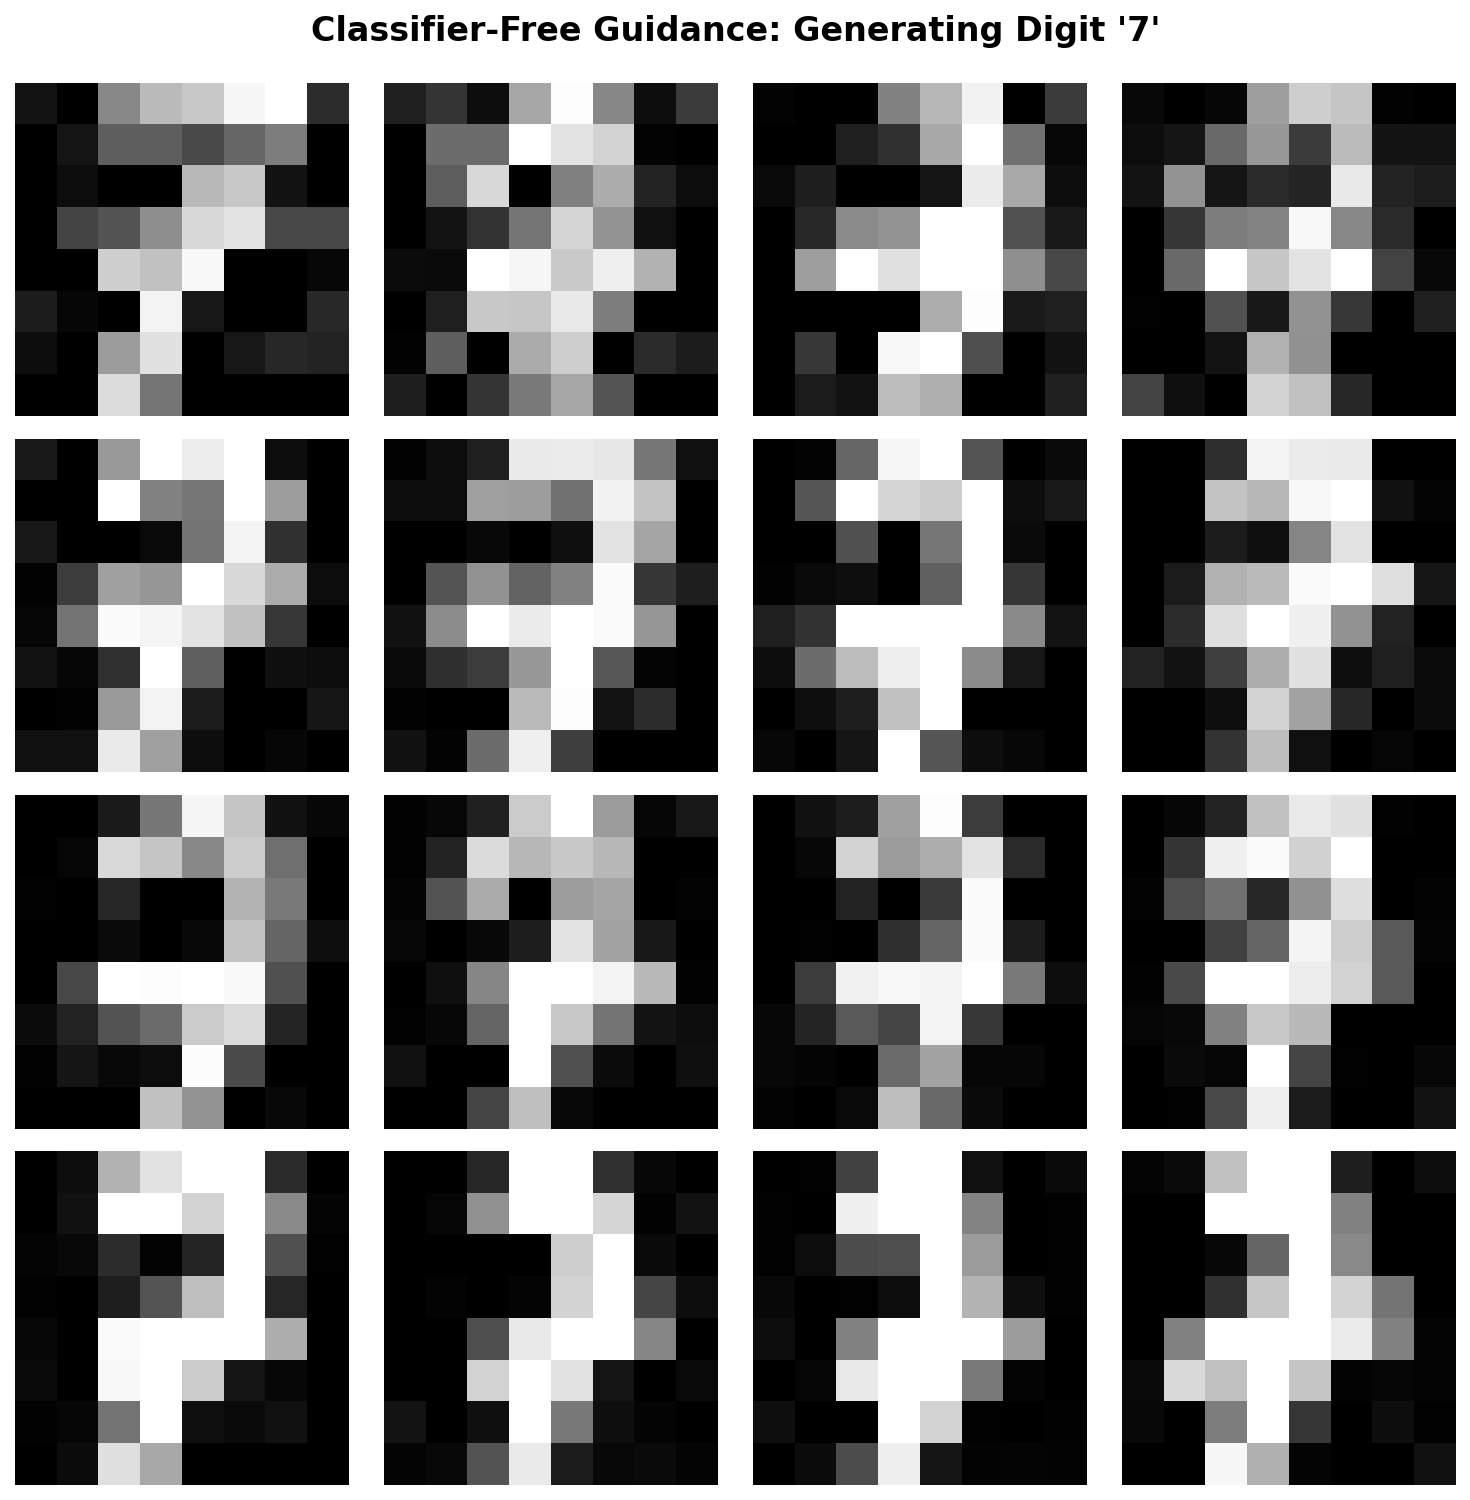

Here is the Python script that generated this plot:
"""Generate classifier-free guidance comparison visualization"""

import numpy as np
import matplotlib.pyplot as plt
from sklearn.datasets import load_digits

# Load digits
digits = load_digits()
images = digits.images / 16.0

# Get digit "7" samples
sevens = images[digits.target == 7]

# Set seed
np.random.seed(42)

# Guidance scales
guidance_scales = [0.0, 1.0, 3.0, 5.0]
samples_per_scale = 4

# Create visualization
fig, axes = plt.subplots(len(guidance_scales), samples_per_scale, figsize=(10, 10))

for row, w in enumerate(guidance_scales):
    for col in range(samples_per_scale):
        # Select a seven
        idx = (row * samples_per_scale + col) % len(sevens)
        sample = sevens[idx]

        # Modify based on guidance scale
        if w == 0.0:
            # Unguided: add more noise, less clear
            modified = sample + np.random.randn(*sample.shape) * 0.15
        elif w == 1.0:
            # Low guidance: slight noise
            modified = sample + np.random.randn(*sample.shape) * 0.08
        elif w == 3.0:
            # Medium guidance: minimal noise, good quality
            modified = sample + np.random.randn(*sample.shape) * 0.04
        else:  # w == 5.0
            # High guidance: sharper but may have artifacts
            modified = sample * 1.2 + np.random.randn(*sample.shape) * 0.03

        modified = np.clip(modified, 0, 1)

        axes[row, col].imshow(modified, cmap='gray', vmin=0, vmax=1)
        axes[row, col].axis('off')

        if col == 0:
            axes[row, col].set_ylabel(f'w = {w}', fontsize=13,
                                       rotation=0, labelpad=35,
                                       va='center', fontweight='bold')

plt.suptitle("Classifier-Free Guidance: Generating Digit '7'",
             fontsize=16, fontweight='bold', y=0.995)
plt.tight_layout()
plt.savefig('/home/chirag/ds-book/book/course-14/ch40/diagrams/guidance_comparison.png',
            dpi=150, bbox_inches='tight', facecolor='white')
print("Guidance comparison visualization saved.")
